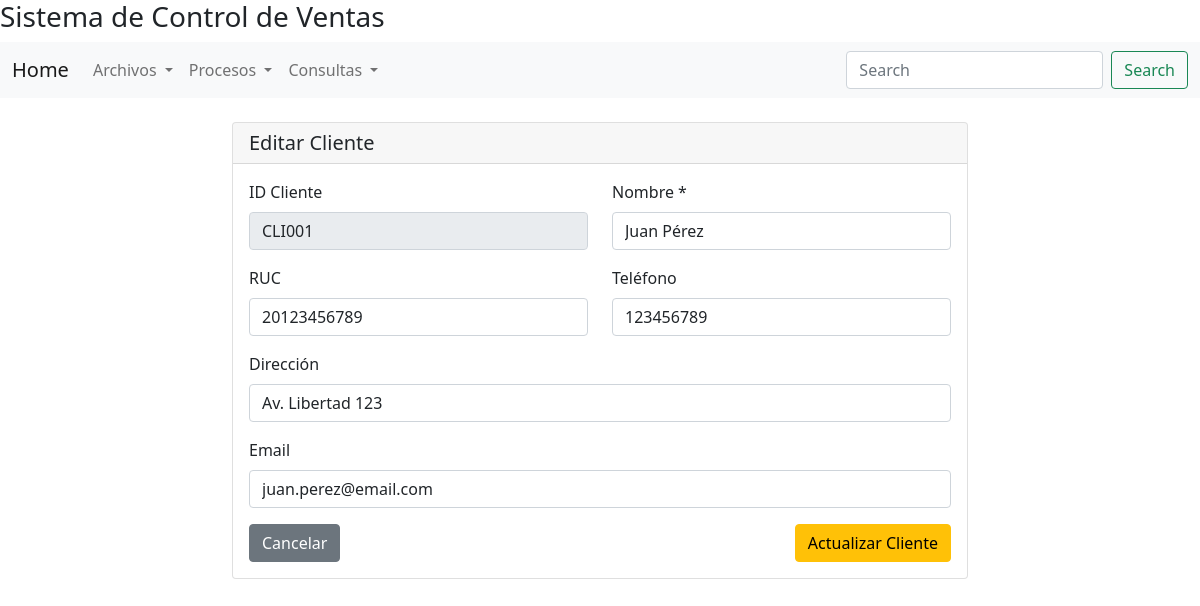
The app's page /vista/cliente/editar.php?id=CLI001 with its own data.
### tables this page shows
CREATE TABLE clientes (
    idcliente VARCHAR(10) PRIMARY KEY,
    nomcliente VARCHAR(128) NOT NULL,
    ruccliente VARCHAR(11),
    dircliente VARCHAR(128),
    telcliente VARCHAR(9),
    emailcliente VARCHAR(64)
);

### includes/db.php (called while the page is built, shortened)
<?php
if (!defined('DB_INCLUDED')) {
    class DBConection{
    public function conectar(){
        try {
            $pdo = new PDO("mysql:host=" .DBHOST. ";dbname=" .DBNAME. ";charset=utf8", DBUSER, DBPASS);
            $pdo->setAttribute(PDO::ATTR_ERRMODE, PDO::ERRMODE_EXCEPTION);
            return $pdo;
        } catch (PDOException $e) {
            echo "Error en la conexión: " . $e->getMessage();
            return false;
        }
    }
    }
}
?>

### modelo/cliente.php (called while the page is built, shortened)
<?php
if (!defined('CLIENTE_INCLUDED')) {
    include $_SERVER['DOCUMENT_ROOT']."/sisventas/includes/db.php";
    class Cliente {
        private $con;
        public function __construct(){
            $cnx = new DBConection();
            $this->con = $cnx->conectar();
        }
        public function buscar($id){
            $sql = "SELECT * FROM clientes WHERE idcliente = :id";
            $stmt = $this->con->prepare($sql);
            $stmt->bindParam(':id', $id);
            $stmt->execute();
            $resultado = $stmt->fetch(PDO::FETCH_ASSOC);
            return $resultado;
        }
    }
}
?>

### controlador/clienteController.php (called while the page is built, shortened)
<?php
if (!defined('CLIENTE_CONTROLLER_INCLUDED')) {
    include $_SERVER['DOCUMENT_ROOT']."/sisventas/modelo/cliente.php";
    class ClienteController{
        public function buscar_cliente($id){
            $cliente = new Cliente();
            $res = $cliente->buscar($id);
            return $res;
        }
    }
}
?>

### vista/cliente/editar.php (the view, shortened to what this page needs)
<?php
include_once $_SERVER['DOCUMENT_ROOT']."/sisventas/vista/layout/header.php";
include_once $_SERVER['DOCUMENT_ROOT']."/sisventas/vista/layout/navbar.php";
include $_SERVER['DOCUMENT_ROOT']."/sisventas/controlador/clienteController.php";
$id = $_GET['id'] ?? '';
$cliente = new ClienteController();
$datos = $cliente->buscar_cliente($id);
?>
<div class="container mt-4">
    <div class="row justify-content-center">
        <div class="col-md-8">
            <div class="card">
                <div class="card-header">
                    <h5 class="mb-0">Editar Cliente</h5>
                </div>
                <div class="card-body">
                    <form action="update.php" method="POST">
                        <div class="row">
                            <div class="col-md-6 mb-3">
                                <label for="idcliente_display" class="form-label">ID Cliente</label>
                                <input type="text" class="form-control" id="idcliente_display" value="<?php echo $datos['idcliente']; ?>" readonly>
                            </div>
                            <div class="col-md-6 mb-3">
                                <label for="nomcliente" class="form-label">Nombre *</label>
                                <input type="text" class="form-control" id="nomcliente" name="nomcliente" value="<?php echo $datos['nomcliente']; ?>" required maxlength="128">
                            </div>
                        </div>
                        <div class="row">
                            <div class="col-md-6 mb-3">
                                <label for="ruccliente" class="form-label">RUC</label>
                                <input type="text" class="form-control" id="ruccliente" name="ruccliente" value="<?php echo $datos['ruccliente']; ?>" maxlength="11">
                            </div>
                            <div class="col-md-6 mb-3">
                                <label for="telcliente" class="form-label">Teléfono</label>
                                <input type="text" class="form-control" id="telcliente" name="telcliente" value="<?php echo $datos['telcliente']; ?>" maxlength="9">
                            </div>
                        </div>
                        <div class="mb-3">
                            <label for="dircliente" class="form-label">Dirección</label>
                            <input type="text" class="form-control" id="dircliente" name="dircliente" value="<?php echo $datos['dircliente']; ?>" maxlength="128">
                        </div>
                        <div class="mb-3">
                            <label for="emailcliente" class="form-label">Email</label>
                            <input type="email" class="form-control" id="emailcliente" name="emailcliente" value="<?php echo $datos['emailcliente']; ?>" maxlength="64">
                        </div>
                        <div class="d-flex justify-content-between">
                            <a href="listado.php" class="btn btn-secondary">Cancelar</a>
                            <button type="submit" class="btn btn-warning">Actualizar Cliente</button>
                        </div>
                    </form>
                </div>
            </div>
        </div>
    </div>
</div>
<?php include_once $_SERVER['DOCUMENT_ROOT']."/sisventas/vista/layout/footer.php"; ?>

### records on screen
clientes: idcliente "CLI001", nomcliente "Juan Pérez", ruccliente "20123456789", telcliente "123456789", dircliente "Av. Libertad 123", emailcliente "juan.perez@email.com"
